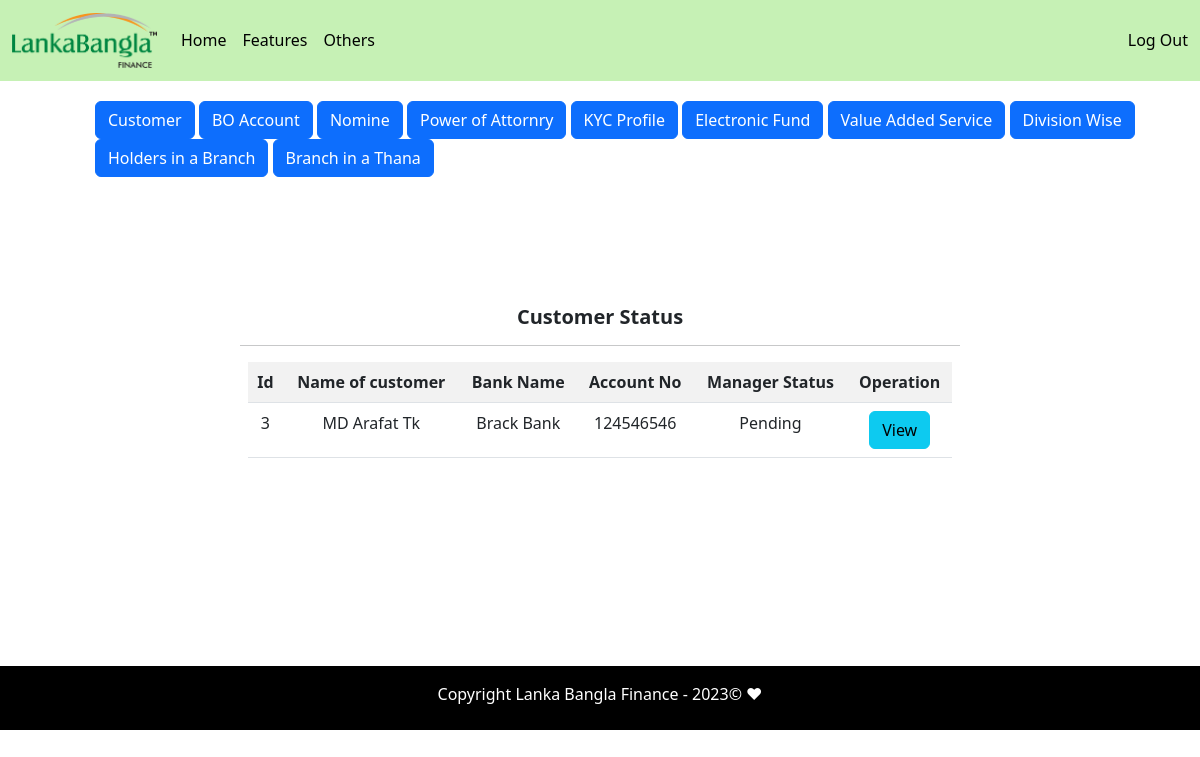
The app's page /Pages/Admin/Customer.php (signed in) with its own data.
### tables this page shows
CREATE TABLE `customer_one` (
  `Id` int(100) NOT NULL,
  `status` varchar(150) NOT NULL,
  `m_status` varchar(150) NOT NULL,
  `M_report` varchar(150) NOT NULL,
  `one` varchar(150) NOT NULL,
  `two` varchar(150) NOT NULL,
  `three` varchar(150) NOT NULL,
  `four` varchar(150) NOT NULL,
  `five` varchar(150) NOT NULL,
  `six` varchar(150) NOT NULL,
  `seven` varchar(150) NOT NULL,
  `eight` varchar(150) NOT NULL,
  `nine` varchar(150) NOT NULL,
  `ten` varchar(150) NOT NULL,
  `eleven` varchar(150) NOT NULL,
  `twelve` varchar(150) NOT NULL,
  `thirteen` varchar(150) NOT NULL,
  `fourteen` varchar(150) NOT NULL,
  `fifteen` varchar(150) NOT NULL,
  `sixteen` varchar(150) NOT NULL,
  `seventeen` varchar(150) NOT NULL,
  `eighteen` varchar(150) NOT NULL,
  `nineteen` varchar(150) NOT NULL,
  `twenty` varchar(150) NOT NULL,
  `twenty_one` varchar(150) NOT NULL,
  `twenty_two` varchar(150) NOT NULL,
  `twenty_three` varchar(150) NOT NULL,
  `twenty_four` varchar(150) NOT NULL,
  `twenty_five` varchar(150) NOT NULL,
  `twenty_six` varchar(150) NOT NULL,
  `twenty_seven` varchar(150) NOT NULL,
  `twenty_eight` varchar(150) NOT NULL,
  `twenty_nine` varchar(150) NOT NULL,
  `thirty` varchar(150) NOT NULL,
  `thirty_one` varchar(150) NOT NULL,
  `thirty_two` varchar(150) NOT NULL,
  `thirty_three` varchar(150) NOT NULL,
  `thirty_four` varchar(150) NOT NULL,
  `thirty_five` varchar(150) NOT NULL,
  `thirty_six` varchar(150) NOT NULL,
  `thirty_seven` varchar(150) NOT NULL,
  `thirty_eight` varchar(150) NOT NULL,
  `thirty_nine` varchar(150) NOT NULL,
  `forty` varchar(150) NOT NULL,
  `forty_one` varchar(150) NOT NULL,
  `forty_two` varchar(150) NOT NULL,
  `forty_three` varchar(150) NOT NULL,
  `forty_four` varchar(150) NOT NULL,
  `forty_five` varchar(150) NOT NULL,
  `forty_six` varchar(150) NOT NULL,
  `forty_seven` varchar(150) NOT NULL,
  `forty_eight` varchar(150) NOT NULL,
  `forty_nine` varchar(150) NOT NULL
);

### Pages/Admin/Customer.php (the view, shortened to what this page needs)
<?php
include('connection.php');
$sql = "SELECT * FROM `customer_one` WHERE `m_status` = 'Pending'";
$result = mysqli_query($conn, $sql);
?>
<!DOCTYPE html>
<html lang="en">
<head>
    <link href="https://cdn.jsdelivr.net/npm/bootstrap@5.3.0/dist/css/bootstrap.min.css" rel="stylesheet">
</head>
<body>
    <div>
        <?php
        include('ManagerNavber.php');
        ?>
    </div>
    <div class="btn-areas">
        <?php
        include 'FormList.php';
        ?>
    </div>
    <br><br><br><br><br>
 <div class="box-sie">
    <div class="mt-1 pt-1">
        <h5 style="text-align: center; font-weight: bold;">Customer Status</h5>
        <hr>
    </div>
    <div class="px-2" style="text-align: center;">
        <div class="table-responsive">
            <table class="table table-striped  table-hover">
                <tr>
                    <th>Id</th>
                    <th>Name of customer</th>
                    <th>Bank Name</th>
                    <th>Account No</th>
                    <th>Manager Status</th>
                    <th colspan="3" style="text-align: center;">Operation </th>
                </tr>
                <?php
                while ($row = mysqli_fetch_assoc($result)) {
                ?>
                    <tr>
                        <td><?php echo $row['Id']; ?></td>
                        <td><?php echo $row['five']; ?></td>
                        <td><?php echo $row['forty_six']; ?></td>
                        <td><?php echo $row['forty_eight']; ?></td>
                        <td><?php echo $row['m_status']; ?></td>
                        <td><a href="http://localhost/user_management/Pages/Admin/ViewOneManager.php?id=<?php echo $row['Id']; ?>"><button class="btn btn-info">View</button></a></td>
                    </tr>
                <?php
                }
                ?>
            </table>
        </div>
    </div>
    </div>
     <br><br><br><br><br><br><br><br>
    <div class="bg-black py-2 ">
        <?php
        include('adminFooter.php');
        ?>
    </div>
</body>
</html>

### Pages/Admin/Customer.php (style rules this page uses)
.btn-areas { width:75%; }
.box-sie { width: 60%; margin: auto; }

### records on screen
customer_one: Id "3", five "MD Arafat Tk", forty_six "Brack Bank", forty_eight "124546546", m_status "Pending"
